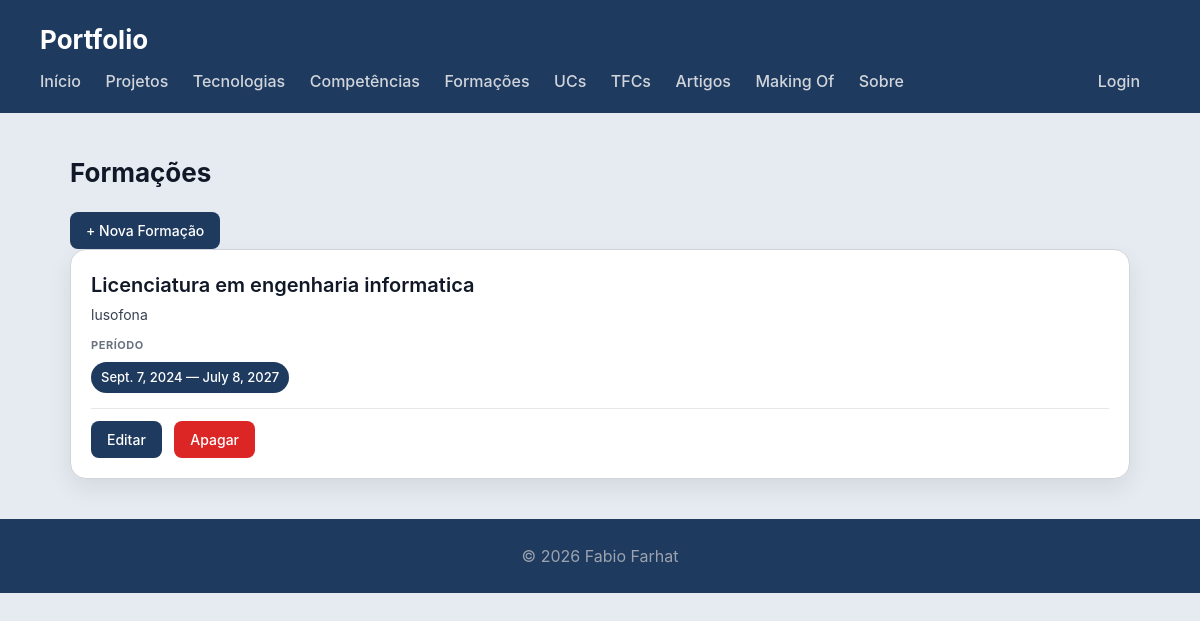
The page /portfolio/formacoes/ on the database its author committed.
### portfolio/models.py (models this page shows, shortened)
class Formacao(models.Model):
    nome = models.CharField(max_length=200)
    instituicao = models.CharField(max_length=200)
    descricao = models.TextField(blank=True)  # NOVO
    data_inicio = models.DateField()
    data_fim = models.DateField(blank=True, null=True)
    certificado_url = models.URLField(blank=True)  # NOVO
    class Meta:
        verbose_name = "Formação"
        verbose_name_plural = "Formações"
        ordering = ['-data_inicio']

### portfolio/views.py (the view)
# urls.py: path('formacoes/', views.formacoes_view, name="formacoes"),
def formacoes_view(request):
    formacoes = Formacao.objects.all()
    return render(request, 'portfolio/formacoes.html', {
        'formacoes': formacoes,
        'is_gestor': request.user.is_authenticated and is_gestor(request.user),
    })

### portfolio/templates/portfolio/formacoes.html (shortened to what this page needs)
{% extends "portfolio/base.html" %}
{% block content %}
<h2>Formações</h2>
<p><a href="{% url 'portfolio:formacao_criar' %}" class="btn">+ Nova Formação</a></p>
<section>
    {% for form in formacoes %}
    <article>
        <header>
            <h3>{{ form.nome }}</h3>
            <p>{{ form.instituicao }}</p>
        </header>
        <section>
            <h4>Período</h4>
            <ul>
                <li>{{ form.data_inicio }} — {{ form.data_fim|default:"Presente" }}</li>
            </ul>
        </section>
        <section class="acoes">
            <a href="{% url 'portfolio:formacao_editar' form.id %}" class="btn">Editar</a>
            <a href="{% url 'portfolio:formacao_apagar' form.id %}" class="btn btn-danger">Apagar</a>
        </section>
    </article>
    {% empty %}
        <p>Sem formações registadas.</p>
    {% endfor %}
</section>
{% endblock %}

### portfolio/static/portfolio/styles.css (style rules this page uses)
* { box-sizing: border-box; margin: 0; padding: 0; }
body { font-family: "Inter", "Segoe UI", system-ui, -apple-system, sans-serif; background: #e6ebf2; color: #111827; line-height: 1.5; }
h2 { margin-bottom: 20px; font-size: 26px; }
section > article { background: white; padding: 20px; border-radius: 16px; border: 1px solid #d1d5db; box-shadow: 0 10px 25px rgba(0,0,0,0.08); transition: all 0.25s ease; margin-bottom: 20px; }
article > header { margin-bottom: 12px; }
article > header > h3 { font-size: 20px; font-weight: 600; margin-bottom: 4px; }
article > header > p { font-size: 14px; color: #374151; }
article > section { margin-top: 10px; }
article > section > h4 { font-size: 11px; text-transform: uppercase; color: #6b7280; margin-bottom: 8px; letter-spacing: 0.05em; }
article > section > ul { list-style: none; display: flex; flex-wrap: wrap; gap: 8px; }
article > section > ul > li { background: #1e3a5f; color: white; padding: 6px 10px; border-radius: 999px; font-size: 13px; font-weight: 500; }
article a { color: #1e3a5f; font-weight: 500; }
.btn { display: inline-block; padding: 8px 16px; background: #1e3a5f; color: white !important; border-radius: 8px; text-decoration: none; font-size: 14px; font-weight: 500; margin-right: 8px; transition: background 0.2s; }
.btn-danger { background: #dc2626; }
.acoes { margin-top: 15px; padding-top: 12px; border-top: 1px solid #e5e7eb; }

### rows shown on the page
Formacao: nome "Licenciatura em engenharia informatica", instituicao "lusofona", data_inicio "Sept. 7, 2024", data_fim "July 8, 2027"
